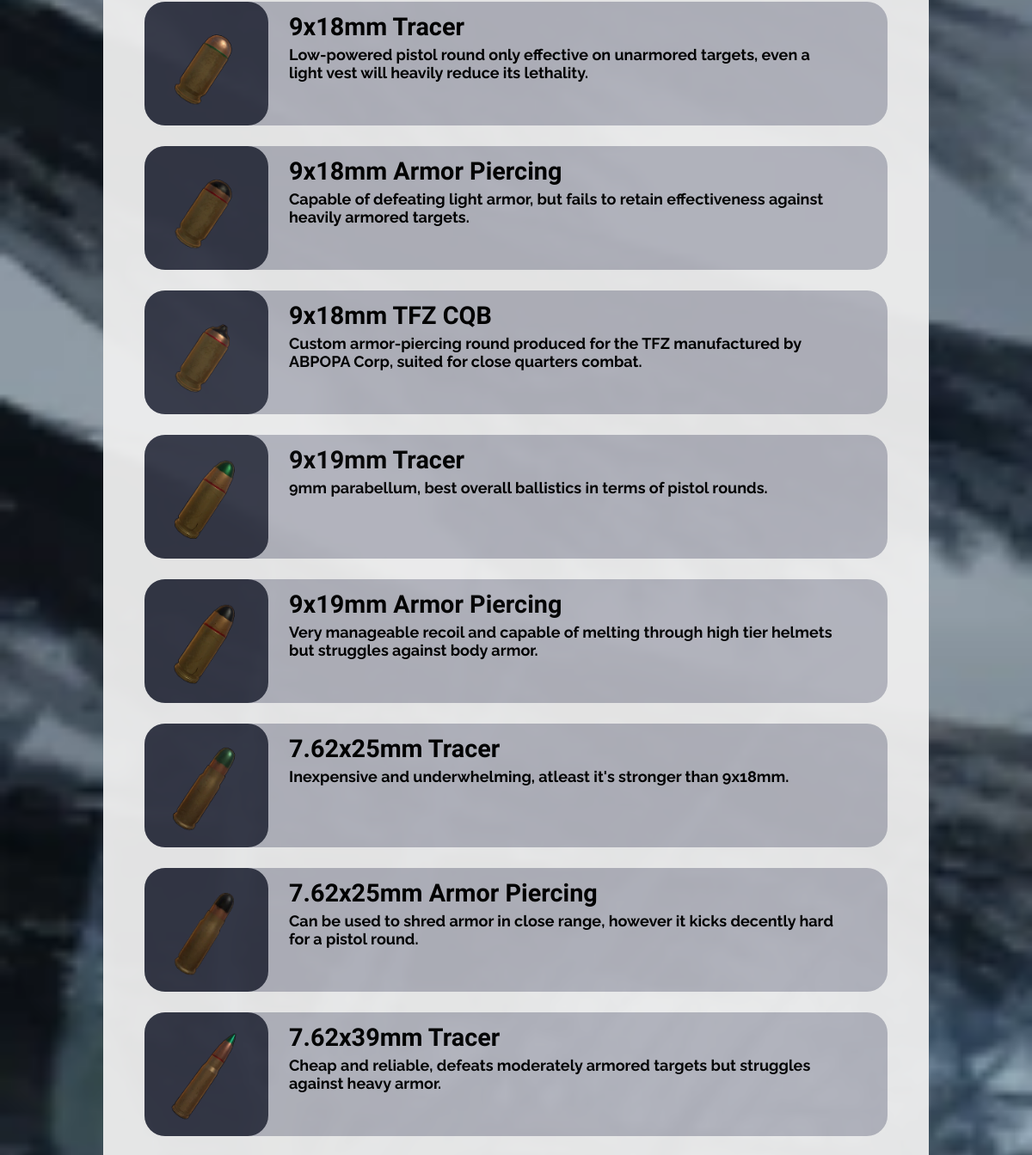
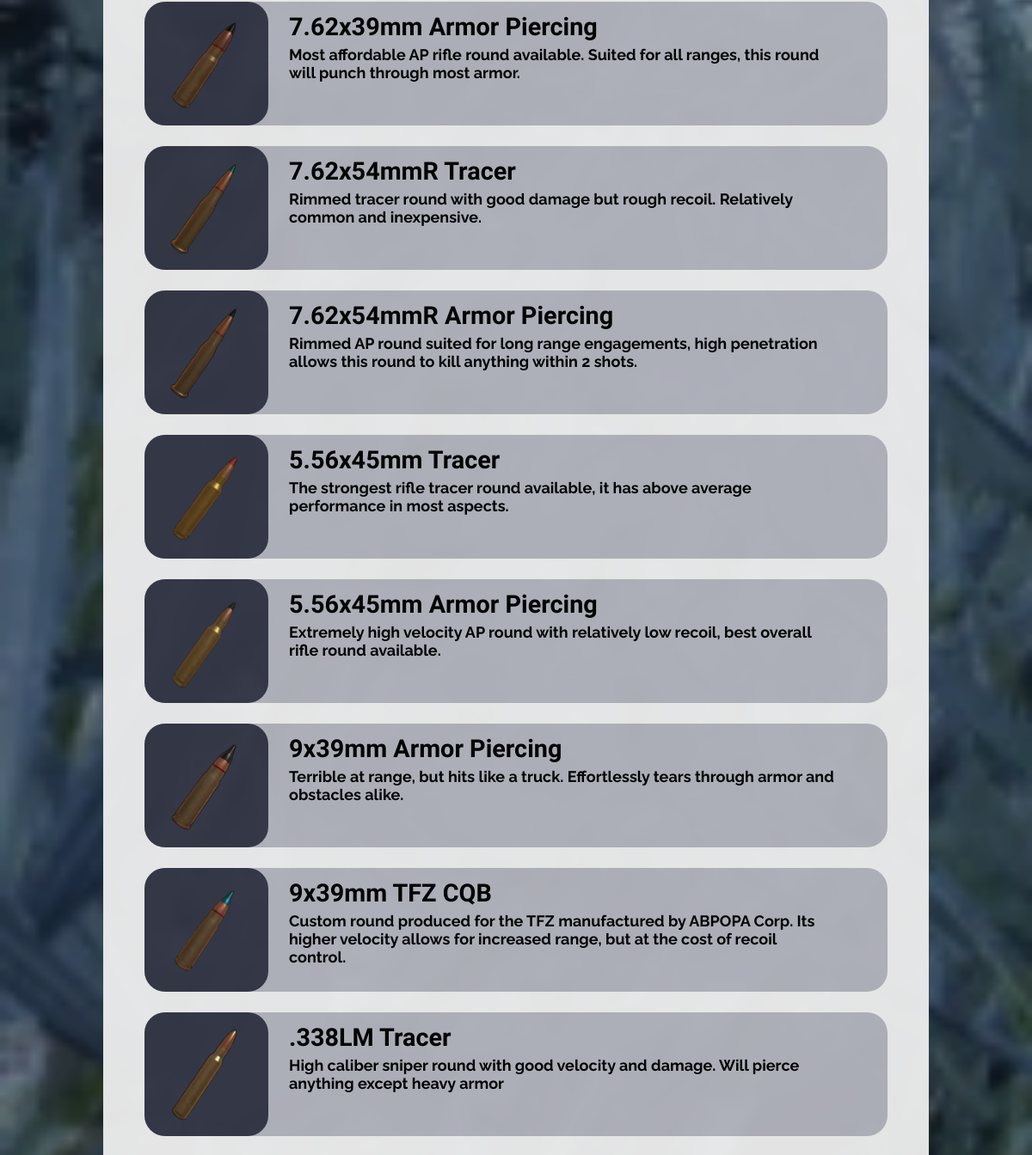
The app's page /ammunition (middle part), older data (2 pictures, top to bottom).
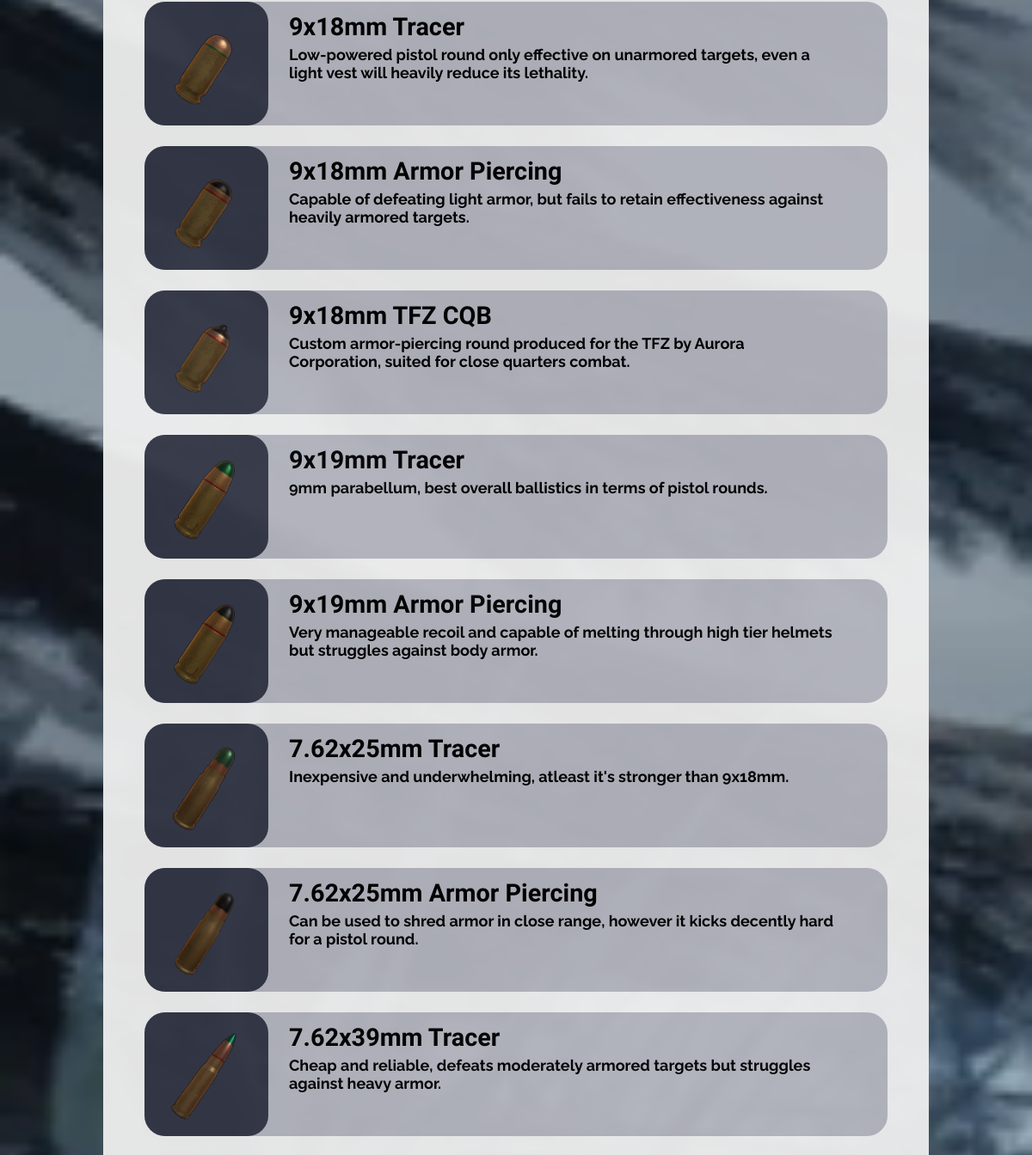
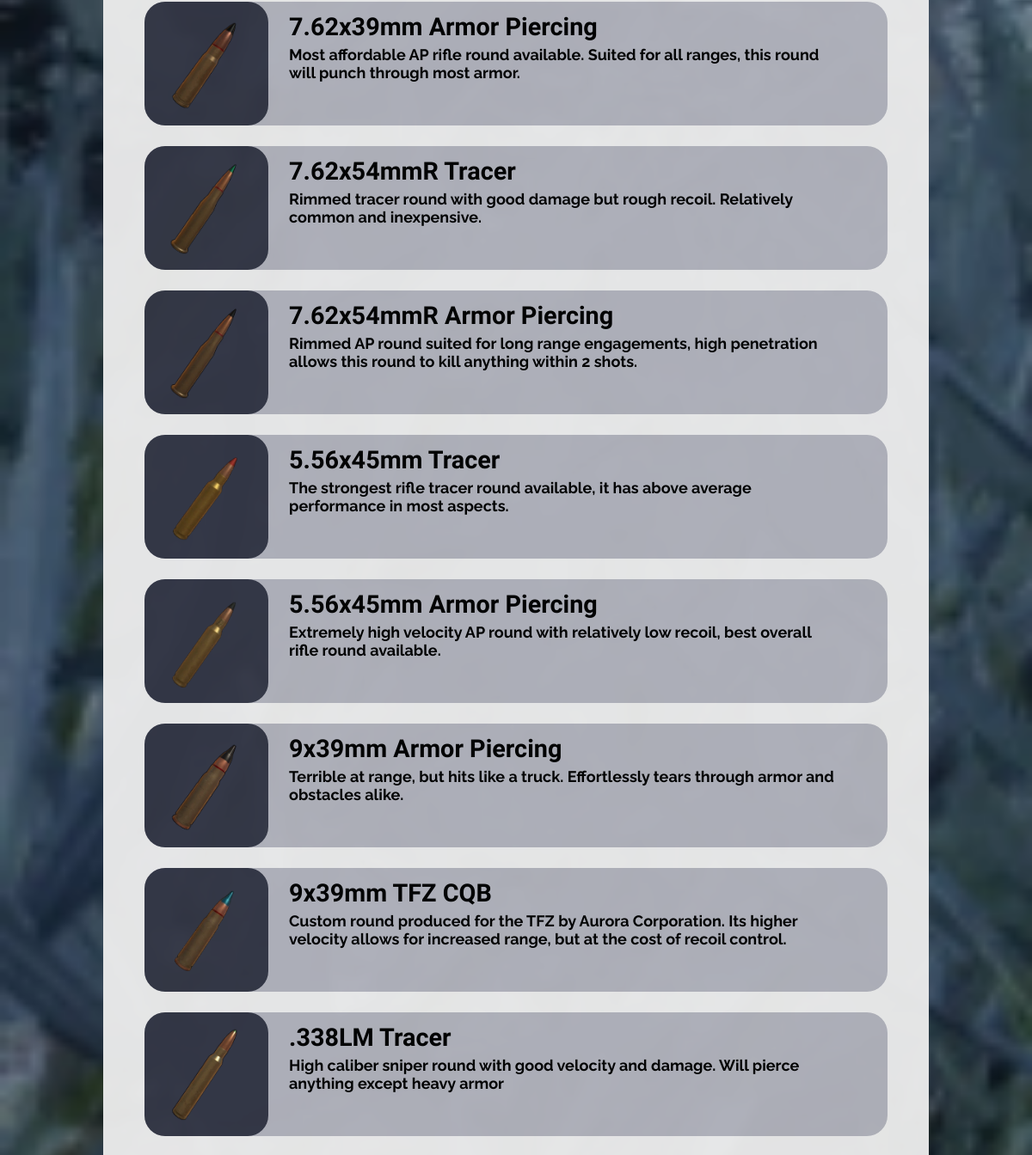
The same page, newer data (2 pictures, top to bottom).
### tables this page shows
CREATE TABLE ammunition (id INTEGER PRIMARY KEY, caliber_id INTEGER REFERENCES calibers (id), name TEXT, velocity INTEGER, damage INTEGER, penetration INTEGER, image TEXT, description TEXT);

### Flask/routes.py (the view)
@app.route("/ammunition")
def ammunition():
    conn = sqlite3.connect('delta.db')
    cur = conn.cursor()
    search_query = request.args.get('search', '')
    if search_query:
        cur.execute("SELECT * FROM ammunition WHERE name LIKE ? ORDER BY id", ('%' + search_query + '%',))
    else:
        cur.execute('SELECT * FROM ammunition ORDER BY id')
    results = cur.fetchall()
    conn.close()
    return render_template('ammunition.html', params=results, title="Ammunition", search=search_query, easter_egg_queries=easter_egg_queries)

### Flask/templates/ammunition.html (shortened to what this page needs)
{% extends "partials/layout.html" %}
{% block content %}
{% set is_easter_egg = search and search|lower in easter_egg_queries %}
{% if params %}
{% for ammo in params %}
<div class="row">
    <a href="/ammo/{{ammo[0]}}">
        <img src="/static/images/ballistics/ammunition/{{ammo[6]}}" class="icon">
    </a>
    <div>
        <h3>{{ammo[2]}}</h3>
        <h5>{{ammo[7]}}</h5>
    </div>
</div>
{% endfor %}
{% endif %}
{% endblock %}

### Flask/templates/partials/layout.html (shortened to what this page needs)
<!DOCTYPE html>
<html lang="en">
<head>
    <link rel="stylesheet" href="\static\css\style.css">
    <link rel="stylesheet" href="https://cdnjs.cloudflare.com/ajax/libs/font-awesome/6.4.0/css/all.min.css">
</head>
<body>
    <div class="page">
        <main>{% block content %}{% endblock %}</main>
    </body>
</html>

### Flask/static/css/style.css (style rules this page uses)
body { background-image: url("../images/background.png"); background-repeat: no-repeat; background-size: cover; background-attachment: fixed; margin: 0; font-family: "Raleway"; }
.page { background-color: #efefef; margin-top: 2vw; margin-left: 10vw; margin-right: 10vw; margin-bottom: 2vw; padding-bottom: 2vw; opacity: 0.95; }
.icon { display: block; width: 9vw; height: 9vw; padding: 1.5vw; background-color: #343746; border-radius: 2vw; transition-duration: 0.3s; }
a { color: black; text-decoration: none; display: inline-block; transition-duration: 0.3s; }
h3 { color: black; font-size: 2.4vw; margin-top: 1vw; margin-left: 2vw; font-family: 'Bungee'; }
h5 { color: black; font-size: 1.5vw; margin: -2vw 5vw 0 2vw; }
.row { display: flex; margin: 0vw 4vw 2vw 4vw; flex: 1 1 auto; background-color: #b4b5be; border-radius: 2vw; }

Row changes from the older to the newer data that the page shows:
changed ammunition "9x18mm TFZ CQB": description "Custom armor-piercing round produced for the TFZ manufactured by ABPOPA Corp, suited for close quarters combat." → "Custom armor-piercing round produced for the TFZ by Aurora Corporation, suited for close quarters combat."
changed ammunition "9x39mm TFZ CQB": description "Custom round produced for the TFZ manufactured by ABPOPA Corp. Its higher velocity allows for increased range, but at the cost of recoil control." → "Custom round produced for the TFZ by Aurora Corporation. Its higher velocity allows for increased range, but at the cost of recoil control."
